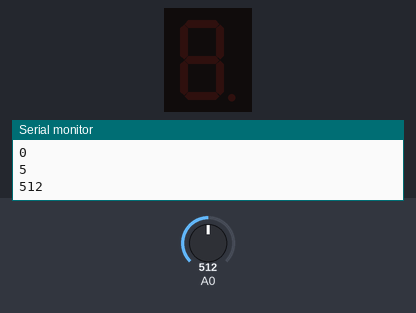
This sketch was run on a simulated Arduino Uno, built with avr-gcc and run on an emulated ATmega328P. Shown: 1-digit seven-segment display, the last lines printed to the serial monitor. Wiring (inferred from the names in the program): 1-digit 7-segment display, segments lit when HIGH: segments pin 8, pin 9, pin 10, pin 11, pin 4, pin 5, pin 6, pin 7. Inputs (shaded band) come from the test bench; at power-on: A0 = 512. The segment pins are drawn as the display they are named for.

Above: at 1.8 s.
1.9 s: A0 set to 529
At 4.1 s:
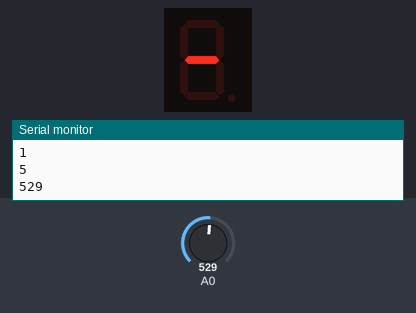
4.5 s: A0 set to 511
At 7.3 s:
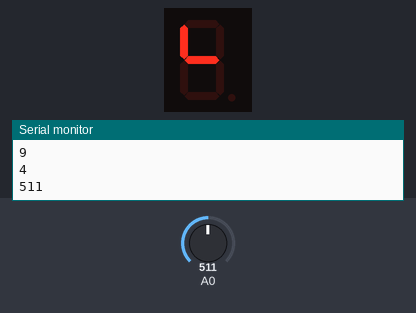
7.6 s: A0 set to 708
10.3 s: A0 set to 717
At 12.7 s:
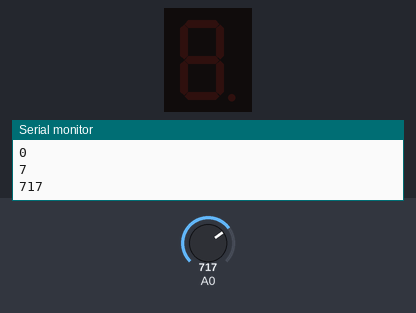
13.7 s: A0 set to 900
At 15.8 s:
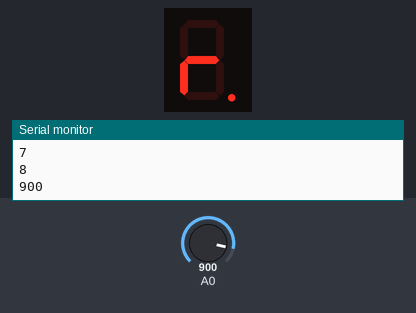
16.7 s: A0 set to 901
At 19.2 s:
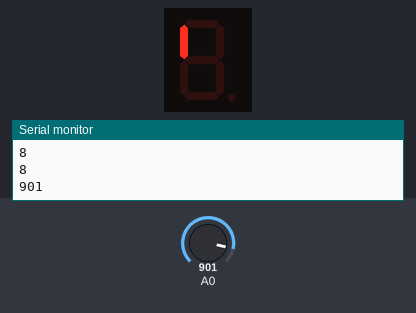
Timing chart, 0 to 20.7 s (numbered marks = the images above; inputs shaded):
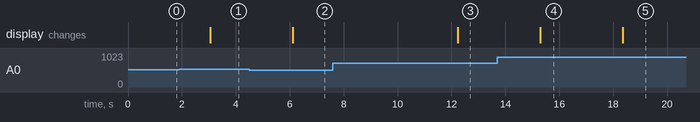

The sketch:

TeamR3_Software_module_1.ino
```cpp
// C++ code
//

// establishing variables, A-H correspond to the pins
const int A = 8;
const int B = 9;
const int C = 10;
const int D = 11;
const int E = 4;
const int F = 5;
const int G = 6;
const int H = 7;
int pval = 0;
int inputpin = (A0);
int pval2 = 0;
int i = 0;
int onesdigit = 0;
int tensdigit = 0;

void setup()
{ //establishing my pins as outputs, and the input pin for the potentiometer as an input

  pinMode(A, OUTPUT);
  pinMode(B, OUTPUT);
  pinMode(C, OUTPUT);
  pinMode(D, OUTPUT);
  pinMode(E, OUTPUT);
  pinMode(F, OUTPUT);
  pinMode(G, OUTPUT);
  pinMode(H, OUTPUT);
  pinMode(inputpin, INPUT);

}

void loop()
{
  Serial.begin(9600);

// pval represents the value for potentiometer, and reads the input from A0
// Serial.printlm(pval) prints the potentiometer value into the system monitor
  pval = analogRead(inputpin);
  Serial.println(pval);
  delay(1000);
//establishing pval2 as the pval(1023) divided by 10.23 to reach 100%
  pval2 = pval/10.23;
//restricting pval2 to 99 so that it does not return an input larger than 99
  if (pval2 > 99){
    pval2 = 99;
  }
//get the tens digit by dividing by 10 and modulus 10
  tensdigit = pval2/10 % 10;
//get the ones digit through modulus 10
  onesdigit = pval2 % 10;
// Checking to ensure the values are valid
  Serial.println(pval2);
  Serial.println(onesdigit);
  Serial.println(tensdigit);
  Serial.println();

  for (i=0; i<=1023; i++){
// getting the ones values to be diplayed through binary representation
    if (onesdigit == 0){
      digitalWrite(G, LOW);
      digitalWrite(H, LOW);
      digitalWrite(E, LOW);
      digitalWrite(F, LOW);
    }

    else if (onesdigit == 1){
      digitalWrite(G, HIGH);
      digitalWrite(H, LOW);
      digitalWrite(E, LOW);
      digitalWrite(F, LOW);
    }

    else if (onesdigit == 2){
      digitalWrite(G, LOW);
      digitalWrite(H, HIGH);
      digitalWrite(E, LOW);
      digitalWrite(F, LOW);
    }

    else if (onesdigit == 3){
      digitalWrite(G, HIGH);
      digitalWrite(H, HIGH);
      digitalWrite(E, LOW);
      digitalWrite(F, LOW);
    }

    else if (onesdigit == 4){
      digitalWrite(G, LOW);
      digitalWrite(H, LOW);
      digitalWrite(E, HIGH);
      digitalWrite(F, LOW);
    }

    else if (onesdigit == 5){
      digitalWrite(G, HIGH);
      digitalWrite(H, LOW);
      digitalWrite(E, HIGH);
      digitalWrite(F, LOW);
    }

    else if (onesdigit == 6){
      digitalWrite(G, LOW);
      digitalWrite(H, HIGH);
      digitalWrite(E, HIGH);
      digitalWrite(F, LOW);
    }

    else if (onesdigit == 7){
      digitalWrite(G, HIGH);
      digitalWrite(H, HIGH);
      digitalWrite(E, HIGH);
      digitalWrite(F, LOW);
    }

    else if (onesdigit == 8){
      digitalWrite(G, LOW);
      digitalWrite(H, LOW);
      digitalWrite(E, LOW);
      digitalWrite(F, HIGH);
    }

    else if (onesdigit == 9){
      digitalWrite(G, HIGH);
      digitalWrite(H, LOW);
      digitalWrite(E, LOW);
      digitalWrite(F, HIGH);
      }
    }

}
```

Measured:
- the behaviour switches between 521 and 522 on A0 (found by bisection; images 0 and 1)
- the behaviour switches between 716 and 717 on A0 (found by bisection; images 2 and 3)
- the behaviour switches between 900 and 901 on A0 (found by bisection; images 4 and 5)
- after the input at 1.9 s, the display: changes after 1.2 s (image 1)
- after the input at 4.5 s, the display: changes after 1.6 s (image 2)
- after the input at 10.3 s, the display: changes after 1.9 s (image 3)
- after the input at 13.7 s, the display: changes after 1.6 s (image 4)
- after the input at 16.7 s, the display: changes after 1.7 s (image 5)
